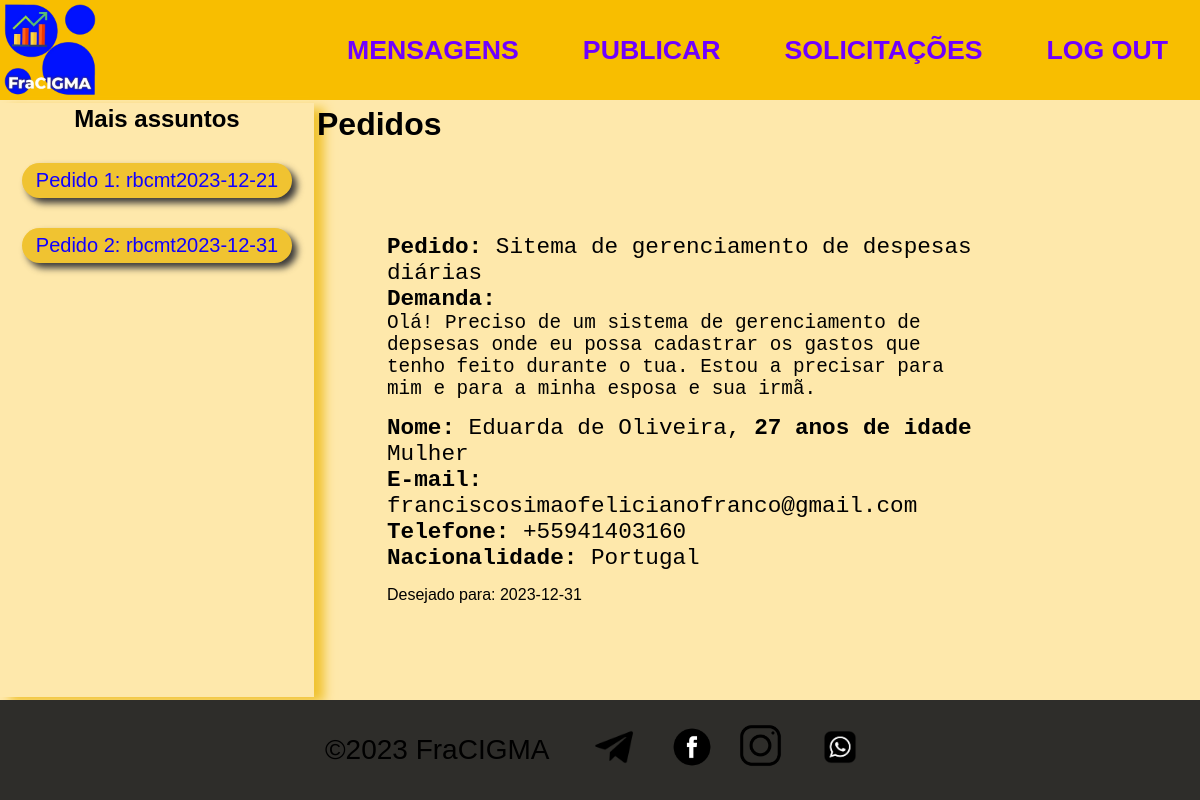
/solic/2 (signed in), run on the app's committed database.
### api_flask.py (models this page shows)
class Solicitacoes(db.Model):
    __tablename__ = "solicitacoes"
    id = db.Column(db.Integer, primary_key=True)
    pedido = db.Column(db.String(250), nullable=False)
    descricao = db.Column(db.Text, nullable=False)
    nome = db.Column(db.String(250), nullable=False)
    idade = db.Column(db.Integer, nullable=False)
    sexo = db.Column(db.String(50), nullable=False)
    email = db.Column(db.String(250), nullable=False)
    telefone = db.Column(db.String(250), nullable=False)
    nacionalidade = db.Column(db.String(50), nullable=False)
    data_recebimento = db.Column(db.String(200), nullable=False)

### api_flask.py (the view)
@app.route('/solic/<id>')
@login_required
def eng(id):
    pedidos = Solicitacoes.query.all()
    pedido = Solicitacoes.query.get(int(id))
    if pedidos:
        return render_template('requests.html', pedidos=pedidos, pedido=pedido)
    else:
        return redirect(url_for('solicitacoes'))

### api_flask.py (called while the page is built)
@login_manager.user_loader
def load_user(user_id=1):
    return Credentials.query.get(int(user_id))

### templates/requests.html (shortened to what this page needs)
<!DOCTYPE html>
<html lang="pt-br">
    <head>
        <link rel="stylesheet" href="{{url_for('static', filename='/style/style.css')}}" />
        <link rel="stylesheet" href="../static/style/style_requests.css" />
    </head>
    <body>
        <header>
            <a href="{{url_for('index')}}" id="logo">
                <img src="{{url_for('static', filename='icons/icon.png')}}" class="logo" />
            </a>
            <nav id="menu">
                <a href="{{url_for('not_know')}}">Mensagens</a>
                <a href="{{url_for('publications')}}">Publicar</a>
                <a href="{{url_for('solicitacoes')}}">Solicitações</a>
                <a href="{{url_for('logoout')}}">Log Out</a>
            </nav>
        </header>
        <aside>
            <div id="container">
                <div id="subcontainer">
                    <div id="div_t">
                        <h1>Mais assuntos</h1>
                    </div>
                    {% for pedido in pedidos %}
                    <div>
                        <a href="/solic/{{ pedido.id }}"><button type="button" >Pedido {{pedido.id}}: rbcmt{{pedido.data_recebimento}}</button></a>
                    </div>
                    {% endfor %}
                </div>
            </div>
        </aside>
        <main>
            <h1>Pedidos</h1>
            <section>
                <div id="container">
                    <form action="">
                        <div id="pedido_info">
                            <span><strong>Pedido:</strong> {{ pedido.pedido }}</span><br />
                            <span><strong>Demanda:</strong><br /> <p>{{ pedido.descricao }}</p></span>
                        </div>
                        <div id="client_info">
                            <span><strong>Nome:</strong> {{ pedido.nome }}, </span>
                            <span> <strong>{{ pedido.idade }} anos de idade</strong> </span><br />
                            <span>{{ pedido.sexo }}</span><br />
                            <span><strong>E-mail: </strong>{{ pedido.email }}</span><br />
                            <span><strong>Telefone: </strong> {{ pedido.telefone }}</span><br />
                            <span><strong>Nacionalidade: </strong>{{ pedido.nacionalidade }}</span>
                        </div><span>Desejado para: {{ pedido.data_recebimento }}</span>
                    </form>
                </div>
            </section>
        </main>
        <footer>
            <div id="div">©2023 FraCIGMA</div>
            <div>
                <a href="#"><img src="../static/icons/icon1.png" /></a>
                <a href="#"><img src="../static/icons/icon4.png" /></a>
            </div>
            <div>
                <a href="#"><img src="../static/icons/icon8.png" /></a>
                <a href="#"><img src="../static/icons/icon5.png" /></a>
            </div>
        </footer>
    </body>
</html>

### static/style/style.css (style rules this page uses)
* { margin: 0; padding: 0; box-sizing: border-box; }
header, nav, main, aside, footer { display: flex; }
body { flex-wrap: wrap; display: flex; flex: 1 1 100vw; background-color: rgba(253, 187, 6, 0.336); font-family: 'Franklin Gothic Medium', 'Arial Narrow', Arial, sans-serif; }
header { flex: 1 1 100vw; height: 100px; margin: 0px 0px 3px 0px; background-color: rgba(248, 190, 0); }
header #logo { flex: 0 1 150px; background: none; }
header #logo .logo { width: 100px; height: 100px; }
nav { flex: 1 1 100vw; align-items: center; justify-content: flex-end; background-color: none; }
nav a { font-size: 20pt; font-weight: bold; margin: 3%; text-decoration: none; color: rgb(111, 0, 255); transition: 0.8s; text-transform: uppercase; }
main { flex-wrap: wrap; flex: 20 1 600px; height: calc(100vh - 212px); overflow: auto; margin: 3px 3px 3px 3px; }
main section { width: 100%; height: 2000px; background-color: none; }
aside { flex: 1 1 250px; }
footer { height: 100px; flex: 1 1 100vw; margin: 3px 0px 0px 0px; background: rgb(46, 45, 42); align-items: center; justify-content: center; font-size: 21pt; flex-wrap: wrap; }
footer a img { width: 50px; height: 50px; }
footer #div { margin-right: 30px; }
footer a { margin: 10px; }

### static/style/style_requests.css (style rules this page uses)
* { margin: 0; padding: 0; box-sizing: border-box; text-decoration: none; }
main section { height: auto; padding: 70px; }
main section p { font-family: Arial, Helvetica, sans-serif; font-weight: 500; }
aside #container { width: auto; display: flex; flex-wrap: wrap; align-items: baseline; justify-content: center; padding: 2px; padding-bottom: 10%; }
aside #container #div_t { width: 100%; text-align: center; }
aside #container #subcontainer { height: 100%; }
aside #container div button { display: flex; align-items: center; justify-content: center; width: 270px; height: 35px; border: 0; outline: 0; color: rgb(17, 0, 255); font-size: 15pt; margin-top: 30px; border-radius: 20px; background-color: rgb(240, 195, 49); box-shadow: 5px 5px 7px rgb(58, 57, 57); font-family: 'Franklin Gothic Medium', 'Arial Narrow', Arial, sans-serif; transition: 0.5s; }
main section #container form div { font-size: 17pt; font-family: 'Courier New', Courier, monospace; margin-bottom: 15px; }
main section #container form div p { font-size: 14.5pt; font-family: 'Courier New', Courier, monospace; }
main section #container form { width: 600px; }
aside { flex: 1 1 300px; flex-wrap: wrap; justify-content: center; border-right: 0px solid rgb(240, 195, 49); box-shadow: 10px 5px 10px rgb(240, 195, 49); overflow: auto; }
main section #container { background-origin: padding-box; }

### data on the page
Solicitacoes: id "1", data_recebimento "2023-12-21"
Solicitacoes: id "2", data_recebimento "2023-12-31", pedido "Sitema de gerenciamento de despesas diárias", descricao "Olá! Preciso de um sistema de gerenciamento de depsesas onde eu possa cadastrar os gastos que tenho feito durante o tua. Estou a precisar para mim e para a minha esposa e sua irmã.", nome "Eduarda de Oliveira", idade "27", sexo "Mulher", email "franciscosimaofelicianofranco@gmail.com", telefone "+55941403160", nacionalidade "Portugal"
